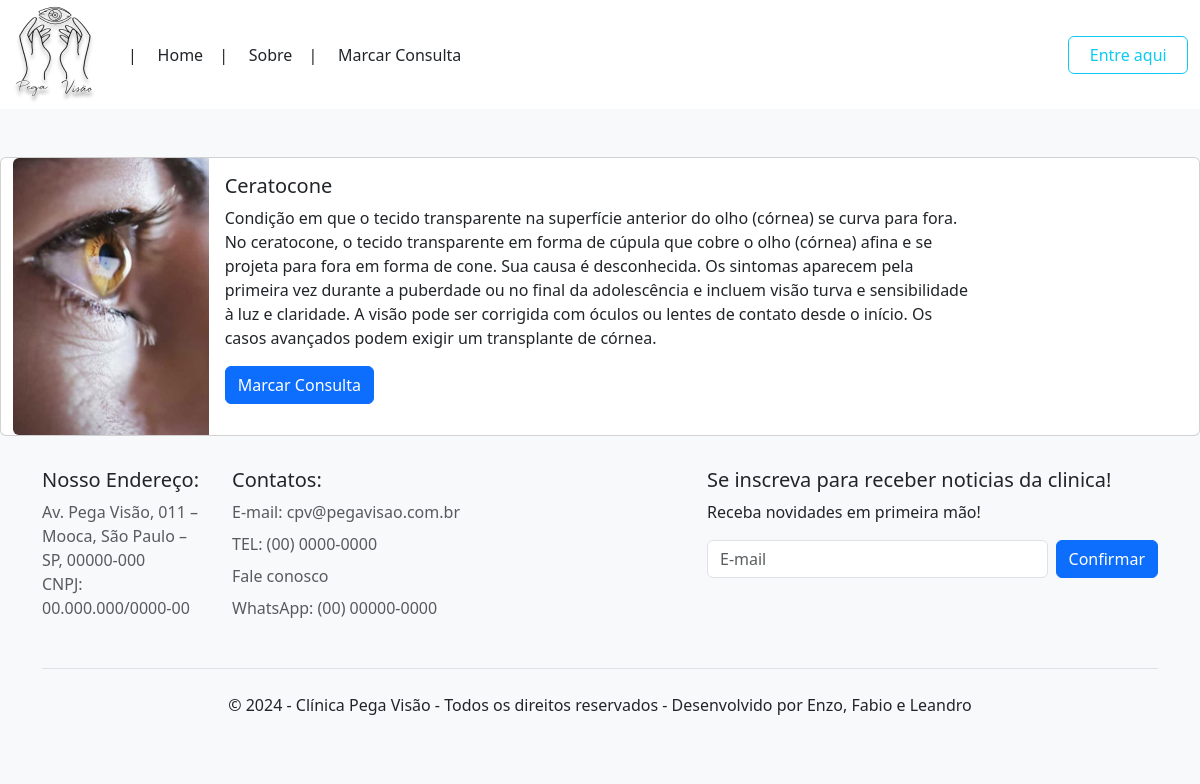
The page /atendimento/2 on the database its author committed.
### PV/models.py (models this page shows)
class Atendimento(models.Model):
    nome = models.CharField(max_length=100, null=False, blank=False)
    imagem = models.ImageField(upload_to="imagens/%Y/%m/%d/", blank=True)
    descricao = models.TextField(null=False, blank=False, default='')
    disponivel = models.BooleanField(default=False)

### PV/views.py (the view)
# urls.py: path('atendimento/<int:atendimento_id>', atendimento, name='atendimento'),
def atendimento(request, atendimento_id):
    form = LoginForms()
    atendimento = get_object_or_404(Atendimento, pk=atendimento_id)
    return render(request, 'clinica/atendimento.html', {"atendimento": atendimento, 'form':form})

### Usuarios/forms.py
class LoginForms(forms.Form):
    nome_login=forms.CharField(
        label="Nome de Login",
        required=True,
        max_length=100,
        widget=forms.TextInput(
            attrs={
                "class": "form-control",
                "placeholder": "Digite seu nome"
            }
        )
    )
    senha_login=forms.CharField(
        label="Senha",
        required=True,
        max_length=100,
        widget=forms.PasswordInput(
            attrs={
                "class": "form-control",
                "placeholder": "Digite sua senha"
            }
        )
    )

### templates/clinica/atendimento.html
{% extends 'clinica/base.html' %}
{% load static %}
{% block content %}
  <div class="card mb-3 container-fluid my-5" style="max-width: 1320px">
    <div class="row g-0">
      <div class="col-md-2">
        {% if atendimento.imagem == '' or atendimento.imagem == null %}
          <img src="{% static './images/not-found.png' %}" class="img-fluid rounded-start" />
        {% else %}
          <img src="{{ atendimento.imagem.url }}" class="img-fluid rounded-start" />
        {% endif %}
      </div>
      <div class="col-md-8">
        <div class="card-body">
          <h5 class="card-title">{{ atendimento.nome }}</h5>
          <p class="card-text">{{ atendimento.descricao }}</p>
          <a href="{% url 'consulta' %}" class="btn btn-primary">Marcar Consulta</a>
        </div>
      </div>
    </div>
  </div>
{% endblock %}

### rows shown on the page
Atendimento: imagem (picture), nome "Ceratocone", descricao "Condição em que o tecido transparente na superfície anterior do olho (córnea) se curva para fora. No ceratocone, o tecido transparente em forma de cúpula que cobre o olho (córnea) afina e se projeta para fora em forma de cone. Sua causa é desconhecida. Os sintomas aparecem pela primeira vez durante a puberdade ou no final da adolescência e incluem visão turva e sensibilidade à luz e claridade. A visão pode ser corrigida com óculos ou lentes de contato desde o início. Os casos avançados podem exigir um transplante de córnea."
